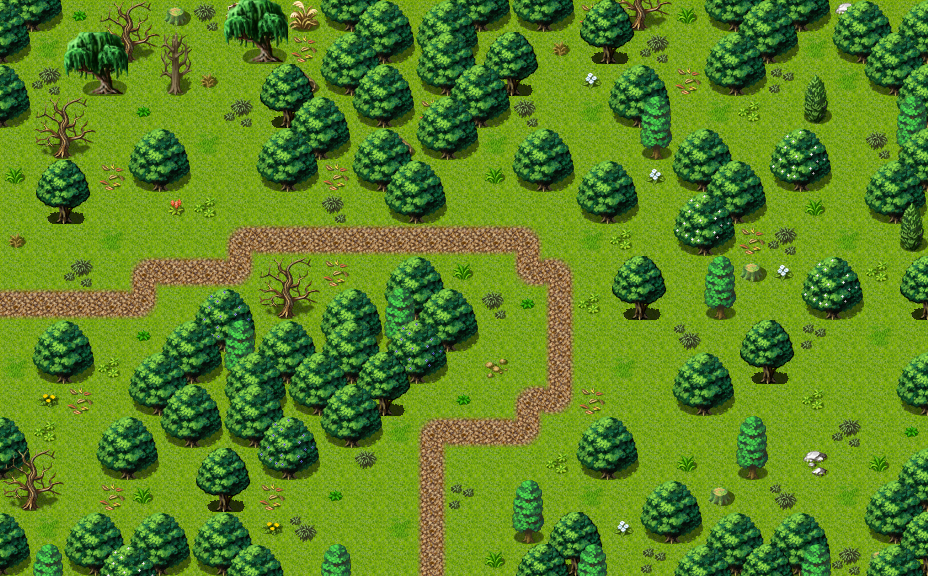

This is a level from a 2D game, rendered from its Tiled map with the project's own tilesets. A one-line summary and the map file follow, with tile-layer data summarised:
An orthogonal 29x18 tile map with 32x32 px tiles, 3 tile layers (Ground, Objects, Above), 1 hidden layer not drawn, 61 tilesets and 11 objects (6x mapchange, 5x spawn).

<map version="1.10" tiledversion="1.11.2" orientation="orthogonal" renderorder="right-down" width="29" height="18" tilewidth="32" tileheight="32" infinite="0" nextlayerid="9" nextobjectid="12">
 <tileset firstgid="1" name="map_bed_1" tilewidth="32" tileheight="32" tilecount="160" columns="16">
  <image source="../drawable/map_bed_1.png" width="512" height="320" />
 </tileset>
 <tileset firstgid="161" name="map_border_1" tilewidth="32" tileheight="32" tilecount="128" columns="16">
  <image source="../drawable/map_border_1.png" width="512" height="256" />
 </tileset>
 <tileset firstgid="289" name="map_bridge_1" tilewidth="32" tileheight="32" tilecount="128" columns="16">
  <image source="../drawable/map_bridge_1.png" width="512" height="256" />
 </tileset>
 <tileset firstgid="417" name="map_bridge_2" tilewidth="32" tileheight="32" tilecount="128" columns="16">
  <image source="../drawable/map_bridge_2.png" width="512" height="256" />
 </tileset>
 <tileset firstgid="545" name="map_broken_1" tilewidth="32" tileheight="32" tilecount="128" columns="16">
  <image source="../drawable/map_broken_1.png" width="512" height="256" />
 </tileset>
 <tileset firstgid="673" name="map_cavewall_1" tilewidth="32" tileheight="32" tilecount="108" columns="18">
  <image source="../drawable/map_cavewall_1.png" width="576" height="192" />
 </tileset>
 <tileset firstgid="781" name="map_cavewall_2" tilewidth="32" tileheight="32" tilecount="108" columns="18">
  <image source="../drawable/map_cavewall_2.png" width="576" height="192" />
 </tileset>
 <tileset firstgid="889" name="map_cavewall_3" tilewidth="32" tileheight="32" tilecount="108" columns="18">
  <image source="../drawable/map_cavewall_3.png" width="576" height="192" />
 </tileset>
 <tileset firstgid="997" name="map_cavewall_4" tilewidth="32" tileheight="32" tilecount="108" columns="18">
  <image source="../drawable/map_cavewall_4.png" width="576" height="192" />
 </tileset>
 <tileset firstgid="1105" name="map_chair_table_1" tilewidth="32" tileheight="32" tilecount="128" columns="16">
  <image source="../drawable/map_chair_table_1.png" width="512" height="256" />
 </tileset>
 <tileset firstgid="1233" name="map_chair_table_2" tilewidth="32" tileheight="32" tilecount="128" columns="16">
  <image source="../drawable/map_chair_table_2.png" width="512" height="256" />
 </tileset>
 <tileset firstgid="1361" name="map_crate_1" tilewidth="32" tileheight="32" tilecount="128" columns="16">
  <image source="../drawable/map_crate_1.png" width="512" height="256" />
 </tileset>
 <tileset firstgid="1489" name="map_cupboard_1" tilewidth="32" tileheight="32" tilecount="128" columns="16">
  <image source="../drawable/map_cupboard_1.png" width="512" height="256" />
 </tileset>
 <tileset firstgid="1617" name="map_curtain_1" tilewidth="32" tileheight="32" tilecount="128" columns="16">
  <image source="../drawable/map_curtain_1.png" width="512" height="256" />
 </tileset>
 <tileset firstgid="1745" name="map_entrance_1" tilewidth="32" tileheight="32" tilecount="128" columns="16">
  <image source="../drawable/map_entrance_1.png" width="512" height="256" />
 </tileset>
 <tileset firstgid="1873" name="map_entrance_2" tilewidth="32" tileheight="32" tilecount="128" columns="16">
  <image source="../drawable/map_entrance_2.png" width="512" height="256" />
 </tileset>
 <tileset firstgid="2001" name="map_fence_1" tilewidth="32" tileheight="32" tilecount="128" columns="16">
  <image source="../drawable/map_fence_1.png" width="512" height="256" />
 </tileset>
 <tileset firstgid="2129" name="map_fence_2" tilewidth="32" tileheight="32" tilecount="128" columns="16">
  <image source="../drawable/map_fence_2.png" width="512" height="256" />
 </tileset>
 <tileset firstgid="2257" name="map_fence_3" tilewidth="32" tileheight="32" tilecount="128" columns="16">
  <image source="../drawable/map_fence_3.png" width="512" height="256" />
 </tileset>
 <tileset firstgid="2385" name="map_fence_4" tilewidth="32" tileheight="32" tilecount="128" columns="16">
  <image source="../drawable/map_fence_4.png" width="512" height="256" />
 </tileset>
 <tileset firstgid="2513" name="map_ground_1" tilewidth="32" tileheight="32" tilecount="128" columns="16">
  <image source="../drawable/map_ground_1.png" width="512" height="256" />
 </tileset>
 <tileset firstgid="2641" name="map_ground_2" tilewidth="32" tileheight="32" tilecount="128" columns="16">
  <image source="../drawable/map_ground_2.png" width="512" height="256" />
 </tileset>
 <tileset firstgid="2769" name="map_ground_3" tilewidth="32" tileheight="32" tilecount="128" columns="16">
  <image source="../drawable/map_ground_3.png" width="512" height="256" />
 </tileset>
 <tileset firstgid="2897" name="map_ground_4" tilewidth="32" tileheight="32" tilecount="128" columns="16">
  <image source="../drawable/map_ground_4.png" width="512" height="256" />
 </tileset>
 <tileset firstgid="3025" name="map_ground_5" tilewidth="32" tileheight="32" tilecount="128" columns="16">
  <image source="../drawable/map_ground_5.png" width="512" height="256" />
 </tileset>
 <tileset firstgid="3153" name="map_ground_6" tilewidth="32" tileheight="32" tilecount="128" columns="16">
  <image source="../drawable/map_ground_6.png" width="512" height="256" />
 </tileset>
 <tileset firstgid="3281" name="map_ground_7" tilewidth="32" tileheight="32" tilecount="128" columns="16">
  <image source="../drawable/map_ground_7.png" width="512" height="256" />
 </tileset>
 <tileset firstgid="3409" name="map_ground_8" tilewidth="32" tileheight="32" tilecount="128" columns="16">
  <image source="../drawable/map_ground_8.png" width="512" height="256" />
 </tileset>
 <tileset firstgid="3537" name="map_house_1" tilewidth="32" tileheight="32" tilecount="128" columns="16">
  <image source="../drawable/map_house_1.png" width="512" height="256" />
 </tileset>
 <tileset firstgid="3665" name="map_house_2" tilewidth="32" tileheight="32" tilecount="128" columns="16">
  <image source="../drawable/map_house_2.png" width="512" height="256" />
 </tileset>
 <tileset firstgid="3793" name="map_indoor_1" tilewidth="32" tileheight="32" tilecount="128" columns="16">
  <image source="../drawable/map_indoor_1.png" width="512" height="256" />
 </tileset>
 <tileset firstgid="3921" name="map_indoor_2" tilewidth="32" tileheight="32" tilecount="128" columns="16">
  <image source="../drawable/map_indoor_2.png" width="512" height="256" />
 </tileset>
 <tileset firstgid="4049" name="map_kitchen_1" tilewidth="32" tileheight="32" tilecount="128" columns="16">
  <image source="../drawable/map_kitchen_1.png" width="512" height="256" />
 </tileset>
 <tileset firstgid="4177" name="map_outdoor_1" tilewidth="32" tileheight="32" tilecount="128" columns="16">
  <image source="../drawable/map_outdoor_1.png" width="512" height="256" />
 </tileset>
 <tileset firstgid="4305" name="map_pillar_1" tilewidth="32" tileheight="32" tilecount="128" columns="16">
  <image source="../drawable/map_pillar_1.png" width="512" height="256" />
 </tileset>
 <tileset firstgid="4433" name="map_pillar_2" tilewidth="32" tileheight="32" tilecount="128" columns="16">
  <image source="../drawable/map_pillar_2.png" width="512" height="256" />
 </tileset>
 <tileset firstgid="4561" name="map_plant_1" tilewidth="32" tileheight="32" tilecount="128" columns="16">
  <image source="../drawable/map_plant_1.png" width="512" height="256" />
 </tileset>
 <tileset firstgid="4689" name="map_plant_2" tilewidth="32" tileheight="32" tilecount="128" columns="16">
  <image source="../drawable/map_plant_2.png" width="512" height="256" />
 </tileset>
 <tileset firstgid="4817" name="map_rock_1" tilewidth="32" tileheight="32" tilecount="128" columns="16">
  <image source="../drawable/map_rock_1.png" width="512" height="256" />
 </tileset>
 <tileset firstgid="4945" name="map_rock_2" tilewidth="32" tileheight="32" tilecount="128" columns="16">
  <image source="../drawable/map_rock_2.png" width="512" height="256" />
 </tileset>
 <tileset firstgid="5073" name="map_roof_1" tilewidth="32" tileheight="32" tilecount="128" columns="16">
  <image source="../drawable/map_roof_1.png" width="512" height="256" />
 </tileset>
 <tileset firstgid="5201" name="map_roof_2" tilewidth="32" tileheight="32" tilecount="128" columns="16">
  <image source="../drawable/map_roof_2.png" width="512" height="256" />
 </tileset>
 <tileset firstgid="5329" name="map_roof_3" tilewidth="32" tileheight="32" tilecount="128" columns="16">
  <image source="../drawable/map_roof_3.png" width="512" height="256" />
 </tileset>
 <tileset firstgid="5457" name="map_shop_1" tilewidth="32" tileheight="32" tilecount="128" columns="16">
  <image source="../drawable/map_shop_1.png" width="512" height="256" />
 </tileset>
 <tileset firstgid="5585" name="map_sign_ladder_1" tilewidth="32" tileheight="32" tilecount="128" columns="16">
  <image source="../drawable/map_sign_ladder_1.png" width="512" height="256" />
 </tileset>
 <tileset firstgid="5713" name="map_table_1" tilewidth="32" tileheight="32" tilecount="128" columns="16">
  <image source="../drawable/map_table_1.png" width="512" height="256" />
 </tileset>
 <tileset firstgid="5841" name="map_trail_1" tilewidth="32" tileheight="32" tilecount="128" columns="16">
  <image source="../drawable/map_trail_1.png" width="512" height="256" />
 </tileset>
 <tileset firstgid="5969" name="map_transition_1" tilewidth="32" tileheight="32" tilecount="128" columns="16">
  <image source="../drawable/map_transition_1.png" width="512" height="256" />
 </tileset>
 <tileset firstgid="6097" name="map_transition_2" tilewidth="32" tileheight="32" tilecount="128" columns="16">
  <image source="../drawable/map_transition_2.png" width="512" height="256" />
 </tileset>
 <tileset firstgid="6225" name="map_transition_3" tilewidth="32" tileheight="32" tilecount="128" columns="16">
  <image source="../drawable/map_transition_3.png" width="512" height="256" />
 </tileset>
 <tileset firstgid="6353" name="map_transition_4" tilewidth="32" tileheight="32" tilecount="128" columns="16">
  <image source="../drawable/map_transition_4.png" width="512" height="256" />
 </tileset>
 <tileset firstgid="6481" name="map_transition_5" tilewidth="32" tileheight="32" tilecount="128" columns="16">
  <image source="../drawable/map_transition_5.png" width="512" height="256" />
 </tileset>
 <tileset firstgid="6609" name="map_tree_1" tilewidth="32" tileheight="32" tilecount="128" columns="16">
  <image source="../drawable/map_tree_1.png" width="512" height="256" />
 </tileset>
 <tileset firstgid="6737" name="map_tree_2" tilewidth="32" tileheight="32" tilecount="128" columns="16">
  <image source="../drawable/map_tree_2.png" width="512" height="256" />
 </tileset>
 <tileset firstgid="6865" name="map_wall_1" tilewidth="32" tileheight="32" tilecount="128" columns="16">
  <image source="../drawable/map_wall_1.png" width="512" height="256" />
 </tileset>
 <tileset firstgid="6993" name="map_wall_2" tilewidth="32" tileheight="32" tilecount="120" columns="15">
  <image source="../drawable/map_wall_2.png" width="480" height="256" />
 </tileset>
 <tileset firstgid="7113" name="map_wall_3" tilewidth="32" tileheight="32" tilecount="120" columns="15">
  <image source="../drawable/map_wall_3.png" width="480" height="256" />
 </tileset>
 <tileset firstgid="7233" name="map_wall_4" tilewidth="32" tileheight="32" tilecount="120" columns="15">
  <image source="../drawable/map_wall_4.png" width="480" height="256" />
 </tileset>
 <tileset firstgid="7353" name="map_window_1" tilewidth="32" tileheight="32" tilecount="128" columns="16">
  <image source="../drawable/map_window_1.png" width="512" height="256" />
 </tileset>
 <tileset firstgid="7481" name="map_window_2" tilewidth="32" tileheight="32" tilecount="128" columns="16">
  <image source="../drawable/map_window_2.png" width="512" height="256" />
 </tileset>
 <tileset firstgid="7609" name="map_tree_3" tilewidth="32" tileheight="32" tilecount="544" columns="32">
  <image source="../drawable/map_tree_3.png" width="1024" height="544" />
 </tileset>
 <layer id="1" name="Ground" width="29" height="18">
  <data>[522 cells, 522 non-empty, 1 distinct tile ids]</data>
 </layer>
 <layer id="2" name="Objects" width="29" height="18">
  <data>[522 cells, 300 non-empty, 42 distinct tile ids]</data>
 </layer>
 <layer id="3" name="Above" width="29" height="18">
  <data>[522 cells, 169 non-empty, 15 distinct tile ids]</data>
 </layer>
 <layer id="4" name="Walkable" width="29" height="18" visible="0">
  <data>[522 cells, 186 non-empty, 1 distinct tile ids]</data>
 </layer>
 <objectgroup id="5" name="Mapevents" visible="0">
  <object id="1" name="south" type="mapchange" x="288" y="544" width="224" height="32">
   <properties>
    <property name="map" value="waytobrightport23" />
    <property name="place" value="north" />
   </properties>
  </object>
  <object id="2" name="south1" type="mapchange" x="608" y="544" width="64" height="32">
   <properties>
    <property name="map" value="waytobrightport23" />
    <property name="place" value="north1" />
   </properties>
  </object>
  <object id="3" name="south2" type="mapchange" x="832" y="544" width="32" height="32">
   <properties>
    <property name="map" value="waytobrightport23" />
    <property name="place" value="north2" />
   </properties>
  </object>
  <object id="4" name="west" type="mapchange" x="0" y="64" width="32" height="480">
   <properties>
    <property name="map" value="waytobrightport21" />
    <property name="place" value="east" />
   </properties>
  </object>
  <object id="5" name="east" type="mapchange" x="896" y="320" width="32" height="160">
   <properties>
    <property name="map" value="brightportwild18" />
    <property name="place" value="west" />
   </properties>
  </object>
  <object id="6" name="north" type="mapchange" x="96" y="0" width="128" height="32">
   <properties>
    <property name="map" value="waterway_forest2" />
    <property name="place" value="south" />
   </properties>
  </object>
 </objectgroup>
 <objectgroup id="6" name="Spawn" visible="0">
  <object id="7" name="fawn" type="spawn" x="64" y="192" width="256" height="160">
   <properties>
    <property name="spawngroup" value="irdegh_spawn" />
   </properties>
  </object>
  <object id="8" name="fawn2" type="spawn" x="352" y="192" width="128" height="96">
   <properties>
    <property name="spawngroup" value="erumen_2" />
   </properties>
  </object>
  <object id="9" name="fawn3" type="spawn" x="320" y="352" width="288" height="160">
   <properties>
    <property name="spawngroup" value="irdegh_spawn" />
   </properties>
  </object>
  <object id="10" name="virilefawn" type="spawn" x="608" y="192" width="256" height="288">
   <properties>
    <property name="quantity" value="2" />
    <property name="spawngroup" value="brightport_fawn" />
   </properties>
  </object>
  <object id="11" name="fawn4" type="spawn" x="64" y="384" width="224" height="128">
   <properties>
    <property name="spawngroup" value="brightport_sickfawn" />
   </properties>
  </object>
 </objectgroup>
 <objectgroup id="7" name="Keys" visible="0" />
 <objectgroup id="8" name="Replace" />
</map>
